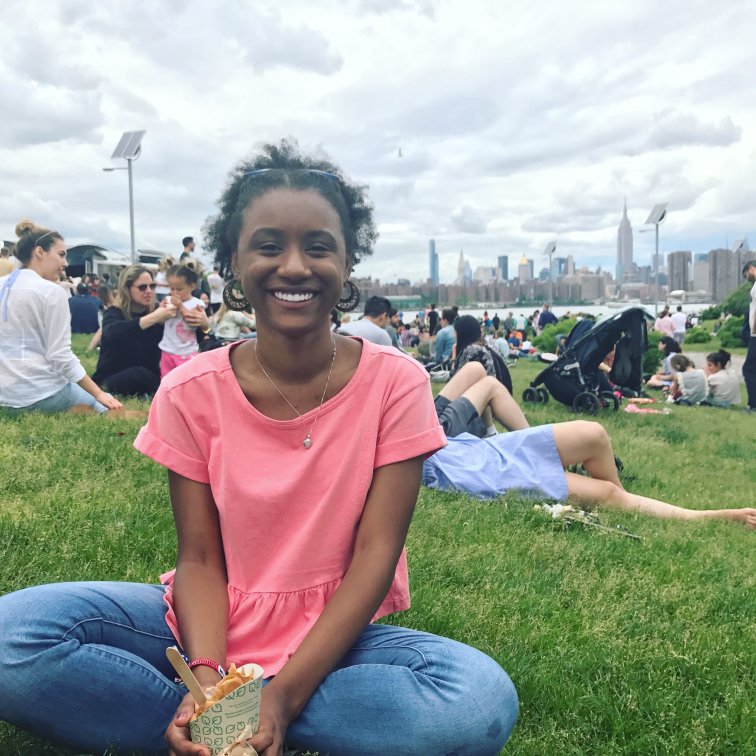
#> input picture SIP_GWC_2017/img2.JPG, 3024 x 3024 px (shown at 1/4 size)
$ python obamicon.py
#> lines starting #> are read from the running program, lines starting #| are printed output that depends on the picture

from PIL import Image

# RGB values for recoloring.
darkBlue = (0, 51, 76)
red = (217, 0, 100)
lightBlue = (112, 150, 158)
yellow = (252, 227, 166)

# Import image.
my_image = Image.open("img2.JPG") #change IMAGENAME to the path on your computer to the image you're using
#> my_image is the input picture: PIL image 3024x3024 RGB; mean R, G, B 158.6, 160.4, 153.8
image_list = my_image.getdata()
image_list = list(image_list) #THis will hold a list of
#> image_list = 9144576 items

recolored = [] #list holding the pixel data for the new image.

#check for intensity and color the pixel in recolored based on intensity.
#A pixel's "intensity" will be higher if the value of Red Green and Blue added together is higher.
#Good numbers to start with for intensity - 182, 364, 546 - but your numbers may vary
#YOUR CODE to loop through the original list of pixels and build a new list based on intensity should go here.
def switchPixel():
    for i in range(0,len(image_list)):
        intensity = 0

        for val in image_list[i]:
            intensity += val

        if(intensity < 182):
            recolored.append(darkBlue)
        elif(182 < intensity < 364):
            recolored.append(red)
        elif(364 < intensity < 546):
            recolored.append(lightBlue)
        else:
            recolored.append(yellow)
#> this loop made 9144576 passes
#> after the loop, recolored = 9144576 items


# Create a new image using the recolored list. Display and save the image.
switchPixel()
new_image = Image.new("RGB", my_image.size)
#> new_image: PIL image 3024x3024 RGB; every value is 0
new_image.putdata(recolored)
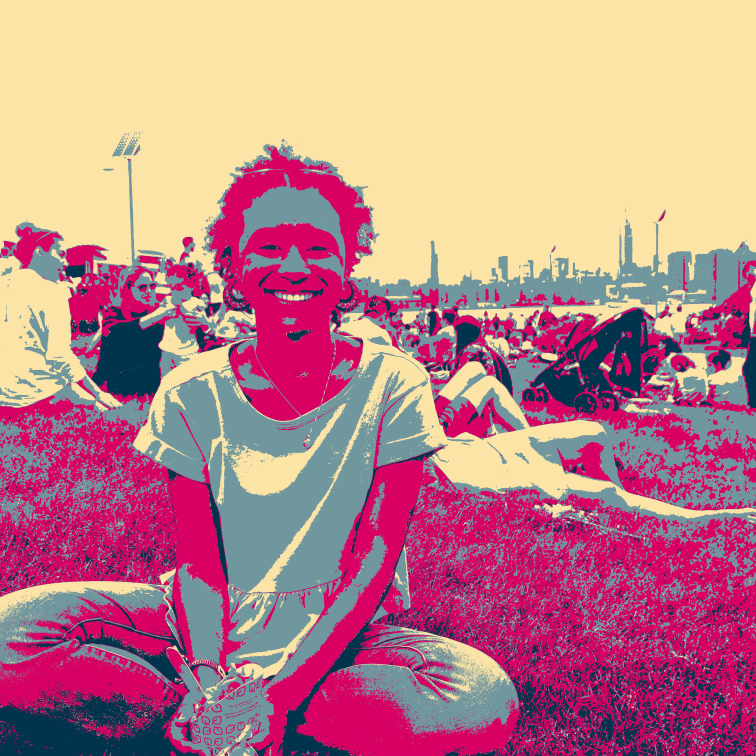
#> new_image: PIL image 3024x3024 RGB (shown at 1/4 size); mean R, G, B 189.8, 131.1, 138.5
new_image.show()
new_image.save("recolored.jpg", "jpeg")
